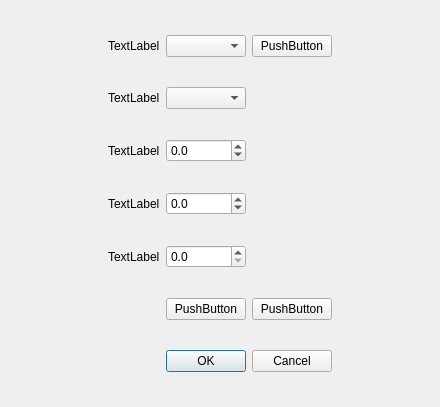
<?xml version="1.0" encoding="UTF-8"?>
<ui version="4.0">
 <class>Table2Config</class>
 <widget class="QWidget" name="Table2Config">
  <property name="geometry">
   <rect>
    <x>0</x>
    <y>0</y>
    <width>440</width>
    <height>407</height>
   </rect>
  </property>
  <property name="windowTitle">
   <string>Form</string>
  </property>
  <layout class="QGridLayout" name="gridLayout">
   <item row="3" column="1" alignment="Qt::AlignRight">
    <widget class="QLabel" name="label_4">
     <property name="text">
      <string>TextLabel</string>
     </property>
    </widget>
   </item>
   <item row="2" column="2">
    <widget class="QDoubleSpinBox" name="doubleSpinBox">
     <property name="decimals">
      <number>1</number>
     </property>
     <property name="minimum">
      <double>-1.000000000000000</double>
     </property>
     <property name="maximum">
      <double>1.000000000000000</double>
     </property>
     <property name="singleStep">
      <double>0.100000000000000</double>
     </property>
    </widget>
   </item>
   <item row="4" column="1" alignment="Qt::AlignRight">
    <widget class="QLabel" name="label_5">
     <property name="text">
      <string>TextLabel</string>
     </property>
    </widget>
   </item>
   <item row="0" column="0">
    <spacer name="horizontalSpacer_2">
     <property name="orientation">
      <enum>Qt::Horizontal</enum>
     </property>
     <property name="sizeHint" stdset="0">
      <size>
       <width>40</width>
       <height>20</height>
      </size>
     </property>
    </spacer>
   </item>
   <item row="3" column="2">
    <widget class="QDoubleSpinBox" name="doubleSpinBox_2">
     <property name="decimals">
      <number>1</number>
     </property>
     <property name="minimum">
      <double>-1.000000000000000</double>
     </property>
     <property name="maximum">
      <double>1.000000000000000</double>
     </property>
     <property name="singleStep">
      <double>0.100000000000000</double>
     </property>
    </widget>
   </item>
   <item row="1" column="2">
    <widget class="QComboBox" name="comboBox_2"/>
   </item>
   <item row="0" column="4">
    <spacer name="horizontalSpacer">
     <property name="orientation">
      <enum>Qt::Horizontal</enum>
     </property>
     <property name="sizeHint" stdset="0">
      <size>
       <width>40</width>
       <height>20</height>
      </size>
     </property>
    </spacer>
   </item>
   <item row="0" column="3">
    <widget class="QPushButton" name="pushButton">
     <property name="text">
      <string>PushButton</string>
     </property>
    </widget>
   </item>
   <item row="0" column="2">
    <widget class="QComboBox" name="comboBox"/>
   </item>
   <item row="0" column="1" alignment="Qt::AlignRight">
    <widget class="QLabel" name="label">
     <property name="text">
      <string>TextLabel</string>
     </property>
    </widget>
   </item>
   <item row="1" column="1" alignment="Qt::AlignRight">
    <widget class="QLabel" name="label_2">
     <property name="text">
      <string>TextLabel</string>
     </property>
    </widget>
   </item>
   <item row="7" column="1" colspan="3">
    <widget class="QDialogButtonBox" name="buttonBox">
     <property name="standardButtons">
      <set>QDialogButtonBox::Cancel|QDialogButtonBox::Ok</set>
     </property>
    </widget>
   </item>
   <item row="7" column="0">
    <spacer name="horizontalSpacer_3">
     <property name="orientation">
      <enum>Qt::Horizontal</enum>
     </property>
     <property name="sizeHint" stdset="0">
      <size>
       <width>40</width>
       <height>20</height>
      </size>
     </property>
    </spacer>
   </item>
   <item row="2" column="1" alignment="Qt::AlignRight">
    <widget class="QLabel" name="label_3">
     <property name="text">
      <string>TextLabel</string>
     </property>
    </widget>
   </item>
   <item row="4" column="2">
    <widget class="QDoubleSpinBox" name="doubleSpinBox_3">
     <property name="decimals">
      <number>1</number>
     </property>
     <property name="maximum">
      <double>1.000000000000000</double>
     </property>
     <property name="singleStep">
      <double>0.100000000000000</double>
     </property>
    </widget>
   </item>
   <item row="7" column="4">
    <spacer name="horizontalSpacer_5">
     <property name="orientation">
      <enum>Qt::Horizontal</enum>
     </property>
     <property name="sizeHint" stdset="0">
      <size>
       <width>40</width>
       <height>20</height>
      </size>
     </property>
    </spacer>
   </item>
   <item row="5" column="2">
    <widget class="QPushButton" name="pushButton_2">
     <property name="text">
      <string>PushButton</string>
     </property>
    </widget>
   </item>
   <item row="5" column="3">
    <widget class="QPushButton" name="pushButton_3">
     <property name="text">
      <string>PushButton</string>
     </property>
    </widget>
   </item>
  </layout>
 </widget>
 <resources/>
 <connections/>
</ui>
